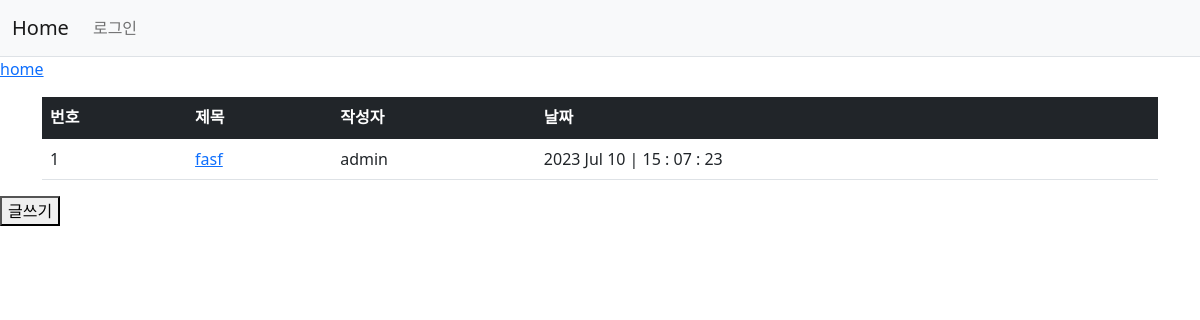
The app's page /posts/, older data.
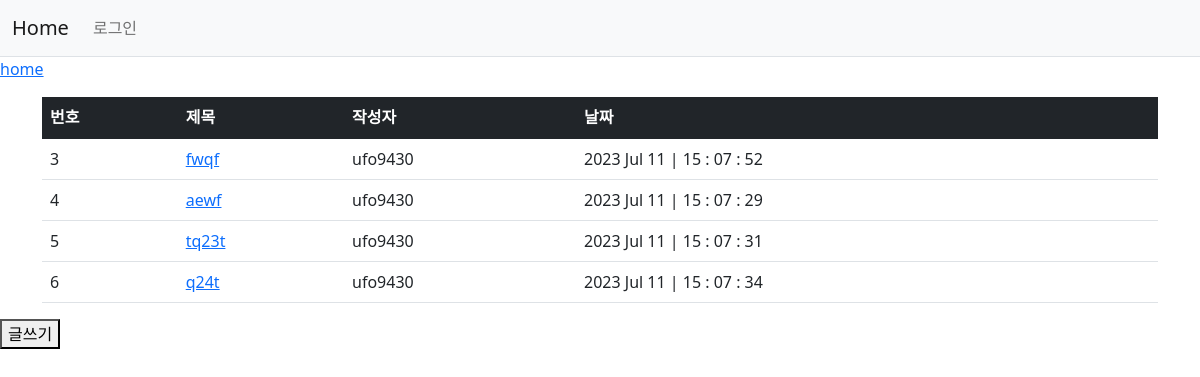
The same page, newer data.
### community/models.py (models this page shows)
class Article(models.Model):
    name = models.ForeignKey(User, on_delete=models.CASCADE)
    title = models.CharField(max_length=50)
    contents = models.TextField()
    cdate = models.DateTimeField(auto_now_add=True)

### community/views.py (the view)
# urls.py: path('', views.posts, name='posts'),
def posts(request):
    articleList = Article.objects.all()
    return render(request, 'posts.html', {'articleList':articleList})

### community/templates/posts.html
{% extends "base.html" %}
{% block content %}
<a href="/">home</a>
<div class="container my-3">
    <table class="table">
        <thead>
            <tr class="table-dark">
                <th>번호</th>
                <th>제목</th>
                <th>작성자</th>
                <th>날짜</th>
            </tr>
        </thead>
        <tbody>
            {%for article in articleList %}
            <tr>
                <td>
                    {{article.id}}
                </td>
                <td>
                    <a href="/posts/view/{{article.id}}">{{ article.title }}</a>
                </td>
                <td>
                    {{article.name}}
                </td>
                <td>
                    {{article.cdate|date:"Y M d | H : m : s" }}
                </td>
            </tr>
            {% endfor %}
        </tbody>
    </table>
</div>
<button type="button" onclick="location.href='write/' ">글쓰기</button>
{% endblock %}

### home/templates/base.html (shortened to what this page needs)
{% load static %}
<!DOCTYPE html>
<html lang="en">
<head>
    <link rel="stylesheet" href="{% static 'bootstrap.min.css' %}">
</head>
<body>
    <nav class="navbar navbar-expand-lg navbar-light bg-light border-bottom">
        <div class="container-fluid">
            <a class="navbar-brand" href="{% url 'home' %}">Home</a>
            <div class="collapse navbar-collapse" id="navbarSupportedContent">
                <ul class="navbar-nav me-auto mb-2 mb-lg-0">
                    <li class="nav-item">
                        {% if user.is_authenticated %}
                        <a class="nav-link" href=" {% url 'users:logout' %}">{{ user.username }} 로그아웃</a>
                        {% else %}
                        <a class="nav-link" href=" {% url 'users:login' %}">로그인</a>
                        {% endif %}
                    </li>
                </ul>
            </div>
        </div>
    </nav>
    {% block content %}
    {% endblock %}
</body>
</html>

Row changes from the older to the newer data that the page shows:
removed Article: id "1", title "fasf", name "admin", cdate|H "2023 Jul 10 | 15 : 07 : 23"
added Article: id "3", title "fwqf", name "ufo9430", cdate|H "2023 Jul 11 | 15 : 07 : 52"
added Article: id "4", title "aewf", name "ufo9430", cdate|H "2023 Jul 11 | 15 : 07 : 29"
added Article: id "5", title "tq23t", name "ufo9430", cdate|H "2023 Jul 11 | 15 : 07 : 31"
added Article: id "6", title "q24t", name "ufo9430", cdate|H "2023 Jul 11 | 15 : 07 : 34"
